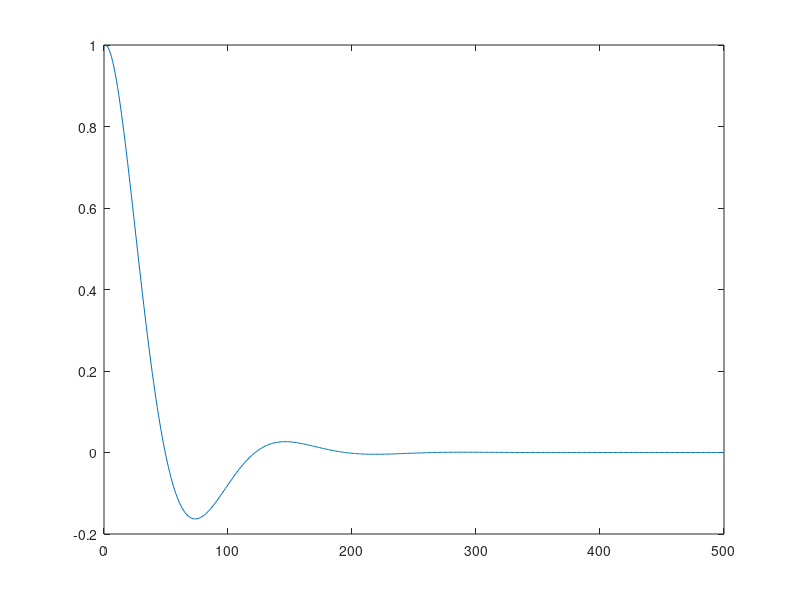

The MATLAB source for this figure: (Note: this script raises an error after producing the figure.)

%envirment setting
Ts = 0.01; %s
sampling_num = 500;
N = 10; % Prediction horizon


xr_q = [deg2rad(20); 0; deg2rad(20); 0];
xr = [xr_q; 0;0;0;0];
x0_q = [0; 0; 0; 0];
x0 = [x0_q; 0;0;0;0];
x0_initial=x0;

q1=zeros(1,sampling_num);
q1_dot=zeros(1,sampling_num);
q2=zeros(1,sampling_num);
q2_dot=zeros(1,sampling_num);

theta1=zeros(1,sampling_num);
theta1_dot=zeros(1,sampling_num);
theta2=zeros(1,sampling_num);
theta2_dot=zeros(1,sampling_num);

theta1_des=zeros(1,sampling_num);
theta2_des=zeros(1,sampling_num);

X = [q1; q1_dot; q2; q2_dot; theta1; theta1_dot; theta2; theta2_dot];
X(:,1) = x0;
U = [theta1_des; theta2_des];


% SEA state space
J1 = 0.420*0.24215^2/12+0.420*0.13475^2;
J2 = 0.225*0.1759^2/12+0.225*0.0562^2;
k1 = 15.75;
k2 = 6.75;
c1 = 0.01;
c2 = 0.01;

A_SEA = [     0               1           0          0;
         -(k1+k2)/J1    -(c1+c2)/J1     k2/J1      c2/J1;
              0               0           0          1;
            k2/J2           c2/J2      -k2/J2     -c2/J2];

B_SEA = [  0      0        0         0;
         k1/J1  c1/J1   -k2/J1    -c2/J1;
           0      0        0         0;
           0      0      k2/J2    c2/J2];

C_SEA = eye(size(A_SEA));

D_SEA = 0;
sys_SEA = ss(A_SEA, B_SEA, C_SEA, D_SEA);
sysd_SEA = c2d(sys_SEA, Ts, 'zoh');
Ad_SEA=sysd_SEA.A;
Bd_SEA=sysd_SEA.B;

%% Bessel Filter state space
w0_1=7;
w0_2=7;

sys_Bessel=tf({[0 0 3] [0 0 3]},{[1/w0_1^2 3/w0_1 3] [1/w0_2^2 3/w0_2 3]})
%bode(sys_Bessel)

% x=[theta1 theta1_dot theta2 theta2_dot]
% u=[theta1_des theta2_des]
A_motor=[     0        1        0           0;
         -3*w0_1^2  -3*w0_1     0           0;
              0        0        0           1;
              0        0    -3*w0_2^2    -3*w0_2];

B_motor=[    0       0;
          3*w0_1^2   0;
             0       0;
             0    3*w0_2^2];

C_motor = eye(size(A_motor));

D_motor = 0;
sys_motor = ss(A_motor, B_motor, C_motor, D_motor);
sysd_motor = c2d(sys_motor, Ts, 'zoh');
Ad_motor=sysd_motor.A;
Bd_motor=sysd_motor.B;

buf_x=zeros(4,500);
buf_x(:,1)=[-1 0 1 0];
for k=1:1:499
    buf_x(:,k+1)=Ad_motor*buf_x(:,k);
end
plot(buf_x(1,:))



%% butterworth filter state space
zeta = 0.5;
w0_1=5;
w0_2=5;

sys_butterworth = tf({[0 0 w0_1^2] [0 0 w0_2^2]},{[1 2*zeta*w0_1 w0_1^2] [1 2*zeta*w0_2 w0_2^2]})
%bode(sys_butterworth)

% x=[theta1 theta1_dot theta2 theta2_dot]
% u=[theta1_des theta2_des]
A_motor=[     0          1          0             0;
           -w0_1^2  -2*zeta*w0_1    0             0;
              0          0          0             1;
              0          0       -w0_2^2    -2*zeta*w0_2];

B_motor=[    0       0;
            w0_1^2   0;
             0       0;
             0     w0_2^2];

C_motor = eye(size(A_motor));

D_motor = 0;
sys_motor = ss(A_motor, B_motor, C_motor, D_motor);
sysd_motor = c2d(sys_motor, Ts, 'zoh');
Ad_motor=sysd_motor.A;
Bd_motor=sysd_motor.B;

buf_x=zeros(4,500);
buf_x(:,1)=[-1 0 1 0];
for k=1:1:499
    buf_x(:,k+1)=Ad_motor*buf_x(:,k);
end
plot(buf_x(3,:))


%% SOLVER setting

umin = [-(x0(1)+deg2rad(100)) ; -(x0(3)+deg2rad(100))];
umax = [ (x0(1)+deg2rad(100)) ;  (x0(3)+deg2rad(100))];
xmin = [-deg2rad(100) ; -deg2rad(100) ; -deg2rad(100) ; -deg2rad(100) ; umin ; umin];
xmax = [ deg2rad(100) ;  deg2rad(100) ;  deg2rad(100) ;  deg2rad(100) ; umax ; umax];

% Objective function
Q = diag([100 1 10 1 0 0 0 0]);       %[q1 q1_dot q2 q2_dot theta1 theta1_dot theta2 theta2_dot]
QN = Q;                              %[q1 q1_dot q2 q2_dot theta1 theta1_dot theta2 theta2_dot]

R_theta_des = diag([0.01 0.01]);         %[theta1_des theta2_des]
R = R_theta_des;                     %[theta1_des theta2_des]

A_model=[       A_SEA                  B_SEA;
                zeros(size(A_motor))   A_motor];

B_model=[       zeros(size(B_SEA,1),2); 
                B_motor              ];

[nx, nu] = size(B_model);

C_model=eye(nx);
D_model=zeros(size(B_model));


sys = ss(A_model, B_model, C_model, D_model);
sysd = c2d(sys, Ts, 'zoh');
Ad_model=sysd.A;
Bd_model=sysd.B;

%%
P = blkdiag( kron(speye(N), Q), QN, kron(speye(N), R) );
% - linear objective
q = [repmat(-Q*xr, N, 1); -QN*xr; zeros(N*nu, 1)];
% - linear dynamics
Ax = kron(speye(N+1), -speye(nx)) + kron(sparse(diag(ones(N, 1), -1)), Ad_model);
Bu = kron([sparse(1, N); speye(N)], Bd_model);
Aeq = [Ax, Bu];
leq = [-x0; zeros(N*nx, 1)];
ueq = leq;
% - input and state constraints
Aineq = speye((N+1)*nx + N*nu);
lineq = [repmat(xmin, N+1, 1); repmat(umin, N, 1)];
uineq = [repmat(xmax, N+1, 1); repmat(umax, N, 1)];
% - OSQP constraints
A = [Aeq; Aineq];
l = [leq; lineq];
u = [ueq; uineq];

% Create an OSQP object
prob = osqp;

% Setup workspace
prob.setup(P, q, A, l, u);

% Simulate in closed loop
for i = 1 : sampling_num
    % Solve
    res = prob.solve();

    % Check solver status
    if ~strcmp(res.info.status, 'solved')
        error('OSQP did not solve the problem!')
    end

    % Apply first control input to the plant
    ctrl = res.x((N+1)*nx+1:(N+1)*nx+nu);

    x0 = Ad_model*x0 + Bd_model*(ctrl);

    X(:,i+1) = x0;
    U(:,i+1) = ctrl;

    
    % Update
    umin = [-(x0(1)+deg2rad(100)) ; -(x0(3)+deg2rad(100))];
    umax = [ (x0(1)+deg2rad(100)) ;  (x0(3)+deg2rad(100))];
    l(1:nx) = -x0;
    %l((N+1)*nx+1:end) = [repmat(xmin, N+1, 1); repmat(umin, N, 1)];
    u(1:nx) = -x0;
    %u((N+1)*nx+1:end) = [repmat(xmax, N+1, 1); repmat(umax, N, 1)];
    prob.update('l', l, 'u', u);


end

% Assuming data preparation for Xr and X0
Xr = xr*ones(1, sampling_num); % Replicating Xr sampling_num times
X0 = x0_initial*ones(1, sampling_num); % Replicating X0 sampling_num times

set(gcf, 'Color', 'w'); % Setting the background to white
% Drawing each subplot
subplot(5,2,1)
plot(X(1,:), 'LineWidth', 2)
hold on
plot(1, X0(1,1), 'bo', 'MarkerSize', 6, 'LineWidth', 1);
plot(Xr(1,:), '--r', 'LineWidth', 3)
hold off
ylim([-1 1])
xlabel('step', 'FontName', 'Times New Roman', 'FontSize', 12, 'FontWeight', 'bold')
ylabel('q1', 'FontName', 'Times New Roman', 'FontSize', 12, 'FontWeight', 'bold')

subplot(5,2,2)
plot(X(2,:), 'LineWidth', 2)
hold on
plot(1, X0(2,1), 'bo', 'MarkerSize', 6, 'LineWidth', 1);
plot(Xr(2,:), '--r', 'LineWidth', 2)
hold off
ylim([-1 1])
xlabel('step', 'FontName', 'Times New Roman', 'FontSize', 12, 'FontWeight', 'bold')
ylabel('q1_dot', 'FontName', 'Times New Roman', 'FontSize', 12, 'FontWeight', 'bold')

subplot(5,2,3)
plot(X(3,:), 'LineWidth', 2)
hold on
plot(1, X0(3,1), 'bo', 'MarkerSize', 6, 'LineWidth', 1);
plot(Xr(3,:), '--r', 'LineWidth', 2)
hold off
ylim([-1 1])
xlabel('step', 'FontName', 'Times New Roman', 'FontSize', 12, 'FontWeight', 'bold')
ylabel('q2', 'FontName', 'Times New Roman', 'FontSize', 12, 'FontWeight', 'bold')

subplot(5,2,4)
plot(X(4,:), 'LineWidth', 2)
hold on
plot(1, X0(4,1), 'bo', 'MarkerSize', 6, 'LineWidth', 1);
plot(Xr(4,:), '--r', 'LineWidth', 2)
hold off
ylim([-1 1])
xlabel('step', 'FontName', 'Times New Roman', 'FontSize', 12, 'FontWeight', 'bold')
ylabel('q2_dot', 'FontName', 'Times New Roman', 'FontSize', 12, 'FontWeight', 'bold')

subplot(5,2,5)
plot(X(5,:), 'LineWidth', 2)
hold on
plot(1, X0(5,1), 'bo', 'MarkerSize', 6, 'LineWidth', 1);
plot(Xr(5,:), '--r', 'LineWidth', 3)
hold off
ylim([-1 1])
xlabel('step', 'FontName', 'Times New Roman', 'FontSize', 12, 'FontWeight', 'bold')
ylabel('theta1', 'FontName', 'Times New Roman', 'FontSize', 12, 'FontWeight', 'bold')

subplot(5,2,6)
plot(X(6,:), 'LineWidth', 2)
hold on
plot(1, X0(6,1), 'bo', 'MarkerSize', 6, 'LineWidth', 1);
plot(Xr(6,:), '--r', 'LineWidth', 3)
hold off
ylim([-1 1])
xlabel('step', 'FontName', 'Times New Roman', 'FontSize', 12, 'FontWeight', 'bold')
ylabel('theta1_dot', 'FontName', 'Times New Roman', 'FontSize', 12, 'FontWeight', 'bold')

subplot(5,2,7)
plot(X(7,:), 'LineWidth', 2)
hold on
plot(1, X0(7,1), 'bo', 'MarkerSize', 6, 'LineWidth', 1);
plot(Xr(7,:), '--r', 'LineWidth', 3)
hold off
ylim([-1 1])
xlabel('step', 'FontName', 'Times New Roman', 'FontSize', 12, 'FontWeight', 'bold')
ylabel('theta2', 'FontName', 'Times New Roman', 'FontSize', 12, 'FontWeight', 'bold')

subplot(5,2,8)
plot(X(8,:), 'LineWidth', 2)
hold on
plot(1, X0(8,1), 'bo', 'MarkerSize', 6, 'LineWidth', 1);
plot(Xr(8,:), '--r', 'LineWidth', 3)
hold off
ylim([-1 1])
xlabel('step', 'FontName', 'Times New Roman', 'FontSize', 12, 'FontWeight', 'bold')
ylabel('theta2_dot', 'FontName', 'Times New Roman', 'FontSize', 12, 'FontWeight', 'bold')

subplot(5,2,9)
plot(U(1,:), 'LineWidth', 2)
ylim([-1 1])
xlabel('step', 'FontName', 'Times New Roman', 'FontSize', 12, 'FontWeight', 'bold')
ylabel('theta1_des', 'FontName', 'Times New Roman', 'FontSize', 12, 'FontWeight', 'bold')

subplot(5,2,10)
plot(U(2,:), 'LineWidth', 2)
ylim([-1 1])
xlabel('step', 'FontName', 'Times New Roman', 'FontSize', 12, 'FontWeight', 'bold')
ylabel('theta2_des', 'FontName', 'Times New Roman', 'FontSize', 12, 'FontWeight', 'bold')





%%

Wc = ctrb(Ad_model,Bd_model);
rankWc = rank(Wc)

if rankWc == size(A,1)
    disp('System is controllable.');
else
    disp('System is not controllable.');
end

Wo = obsv(Ad_model,eye(size(Ad_model)));
rankWo = rank(Wo)

if rankWo == size(A,1)
    disp('System is observable.');
else
    disp('System is not observable.');
end
